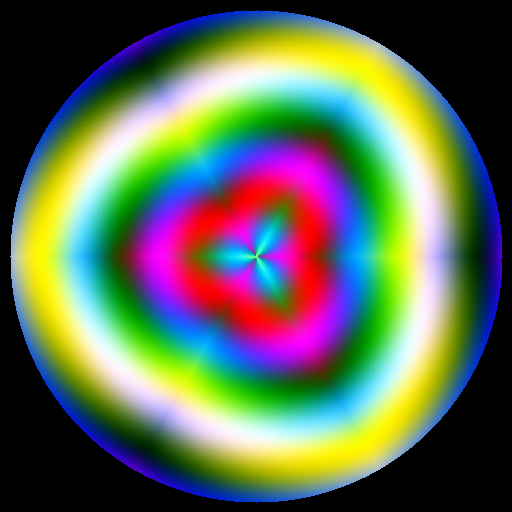

Python code for this plot:
import numpy as np
from PIL import Image

# Step 1: Set up canvas dimensions
size = 512
center = size // 2
canvas = np.zeros((size, size, 3), dtype=np.uint8)

# Step 2: Create coordinate grids for polar calculations
y_coords, x_coords = np.ogrid[:size, :size]
# Shift coordinates so origin is at center
x_centered = x_coords - center
y_centered = y_coords - center

# Step 3: Calculate polar coordinates (angle and radius from center)
angle = np.arctan2(y_centered, x_centered)  # Angle in radians (-pi to pi)
radius = np.sqrt(x_centered**2 + y_centered**2)  # Distance from center

# Step 4: Create a procedural source pattern (colorful gradient based on angle and radius)
# Map angle to hue-like values and radius to brightness
red_channel = ((np.sin(angle * 3 + radius * 0.05) + 1) * 127).astype(np.uint8)
green_channel = ((np.cos(angle * 2 + radius * 0.03) + 1) * 127).astype(np.uint8)
blue_channel = ((np.sin(radius * 0.08) + 1) * 127).astype(np.uint8)

source_pattern = np.stack([red_channel, green_channel, blue_channel], axis=-1)

# Step 5: Define kaleidoscope parameters
num_folds = 6  # 6-fold symmetry (classic kaleidoscope)
wedge_angle = 2 * np.pi / num_folds  # Angle of each wedge (60 degrees)

# Step 6: Create the kaleidoscope effect
# Normalize angle to be positive (0 to 2*pi)
angle_positive = angle + np.pi

# Map all angles into a single wedge, then mirror every other segment
wedge_index = (angle_positive / wedge_angle).astype(int)
angle_in_wedge = angle_positive - wedge_index * wedge_angle

# Mirror odd-numbered wedges to create reflection symmetry
is_odd_wedge = wedge_index % 2 == 1
angle_mirrored = np.where(is_odd_wedge, wedge_angle - angle_in_wedge, angle_in_wedge)

# Step 7: Sample from the source pattern using the mirrored angle
# Convert mirrored polar coordinates back to Cartesian
x_sampled = (radius * np.cos(angle_mirrored - np.pi)).astype(int) + center
y_sampled = (radius * np.sin(angle_mirrored - np.pi)).astype(int) + center

# Clip to valid indices
x_sampled = np.clip(x_sampled, 0, size - 1)
y_sampled = np.clip(y_sampled, 0, size - 1)

# Step 8: Create the kaleidoscope image by sampling
canvas = source_pattern[y_sampled, x_sampled]

# Step 9: Apply circular mask for clean edges
mask = radius <= center - 10
canvas = np.where(mask[:, :, np.newaxis], canvas, 0)

# Step 10: Save the result
output_image = Image.fromarray(canvas, mode='RGB')
output_image.save('simple_kaleidoscope.png')
